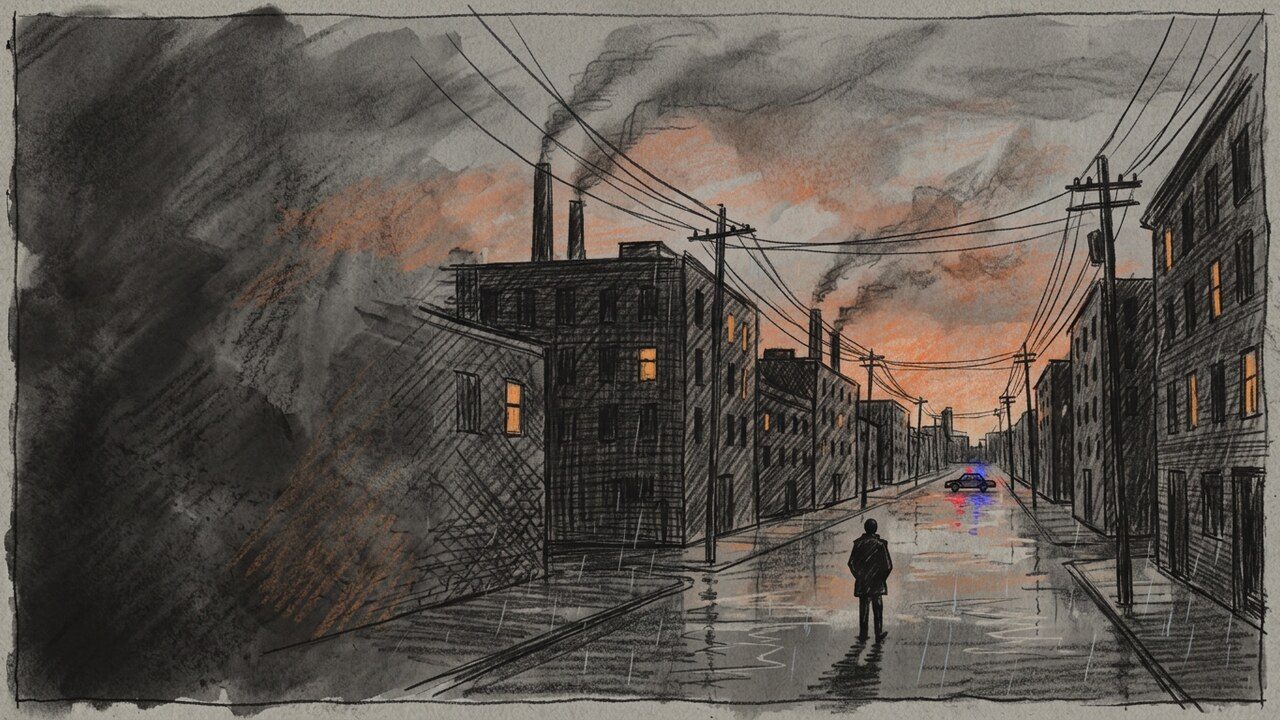
#> input picture trailers/media/city-art.jpg, 1280 x 720 px
$ python make_contact_sheet.py ../trailers/media
#> lines starting #> are read from the running program, lines starting #| are printed output that depends on the picture
#!/usr/bin/env python3
"""Build a labelled contact sheet from captured stills.

The crayon cutscene loop's review surface: one PNG a human (or a vision model)
can judge in a pull request — every still captioned with its capture time on
paper stock, in the spirit of cinematics/scripts/sheet.mjs but dependency-light
and driven by tests/cutscene_capture.gd's output instead of Remotion.

    python3 tools/make_contact_sheet.py build/cutscene-captures/cutscene
    python3 tools/make_contact_sheet.py DIR --out sheet.png --cols 3 --width 640

Reads still_*.png / frame_*.jpg / *.png|*.jpg in DIR (sorted), writes
DIR/contact-sheet.png by default. Exits 2 when there is nothing to sheet.
Requires Pillow (pinned in tools/requirements.txt).
"""

from __future__ import annotations

import argparse
import json
import re
import sys
from pathlib import Path

try:
    from PIL import Image, ImageDraw, ImageFont
except ImportError:  # pragma: no cover - exercised only without Pillow
    sys.exit("make_contact_sheet: Pillow is required (pip install -r tools/requirements.txt)")

PAPER = (0xED, 0xED, 0xE8)
INK = (0x12, 0x12, 0x12)
IMAGE_SUFFIXES = {".png", ".jpg", ".jpeg"}


def find_images(directory: Path) -> list[Path]:
    images = [
        p for p in directory.iterdir()
        if p.is_file() and p.suffix.lower() in IMAGE_SUFFIXES and p.name != "contact-sheet.png"
    ]
    # stills first (they carry times), then frames, then anything else; stable by name
    def key(p: Path):
        rank = 0 if p.stem.startswith("still_") else (1 if p.stem.startswith("frame_") else 2)
        return (rank, p.name)

    return sorted(images, key=key)


def label_for(path: Path) -> str:
    m = re.match(r"still_(\d+(?:\.\d+)?)s$", path.stem)
    if m:
        return f"t = {float(m.group(1)):g}s"
    m = re.match(r"frame_(\d+)$", path.stem)
    if m:
        return f"frame {int(m.group(1))}"
    return path.stem


def load_font(size: int):
    # A bundled monospace is not guaranteed; Pillow's bitmap font always is,
    # but try DejaVu first (present on Ubuntu runners) for legibility.
    for name in ("DejaVuSansMono.ttf", "DejaVuSans.ttf"):
        try:
            return ImageFont.truetype(name, size)
        except OSError:
            continue
    return ImageFont.load_default()


def main() -> int:
    ap = argparse.ArgumentParser(description=__doc__, formatter_class=argparse.RawDescriptionHelpFormatter)
    ap.add_argument("directory", type=Path, help="folder of captured stills (tests/cutscene_capture.gd --out)")
    ap.add_argument("--out", type=Path, default=None, help="output PNG (default: <directory>/contact-sheet.png)")
    ap.add_argument("--cols", type=int, default=3, help="tiles across (default 3)")
    ap.add_argument("--width", type=int, default=640, help="tile width in px (default 640)")
    ap.add_argument("--title", default=None, help="title line (default: capture.json summary or folder name)")
    args = ap.parse_args()

    if not args.directory.is_dir():
        print(f"make_contact_sheet: no such directory: {args.directory}", file=sys.stderr)
        return 2
    images = find_images(args.directory)
    if not images:
        print(f"make_contact_sheet: no stills/frames in {args.directory}", file=sys.stderr)
        return 2

    title = args.title
    if title is None:
        manifest = args.directory / "capture.json"
        if manifest.exists():
            try:
                meta = json.loads(manifest.read_text())
                title = f"{args.directory.name} — {meta.get('secs', '?')}s, {meta.get('viewport', '?')}, {len(images)} image(s)"
            except (ValueError, OSError):
                title = args.directory.name
        else:
            title = args.directory.name

    cols = max(1, args.cols)
    tile_w = max(64, args.width)
    label_h, pad, title_h = 26, 12, 44

    tiles: list[tuple[Image.Image, str]] = []
    for path in images:
        img = Image.open(path).convert("RGB")
#> img is the input picture: PIL image 1280x720 RGB; mean R, G, B 91.8, 85.1, 78.4
        tile_h = round(img.height * tile_w / img.width)
#> tile_h = 360
        tiles.append((img.resize((tile_w, tile_h)), label_for(path)))

    tile_h = max(t.height for t, _ in tiles)
    rows = (len(tiles) + cols - 1) // cols
#> rows = 1
    sheet_w = cols * tile_w + (cols + 1) * pad
    sheet_h = title_h + rows * (tile_h + label_h) + (rows + 1) * pad
#> sheet_h = 454
    sheet = Image.new("RGB", (sheet_w, sheet_h), PAPER)
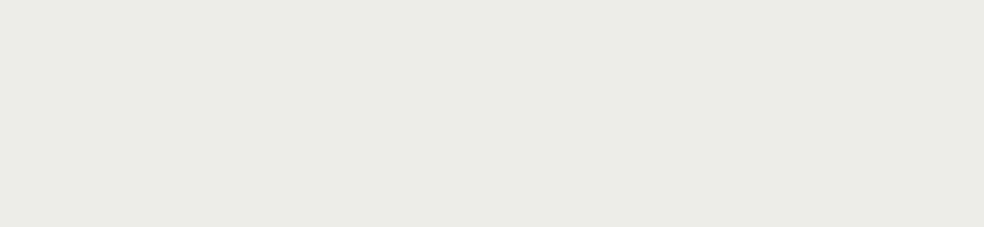
#> sheet: PIL image 1968x454 RGB (shown at 1/2 size); mean R, G, B 237, 237, 232
    draw = ImageDraw.Draw(sheet)
    draw.text((pad, 12), title, fill=INK, font=load_font(18))

    for i, (tile, label) in enumerate(tiles):
        r, c = divmod(i, cols)
        x = pad + c * (tile_w + pad)
        y = title_h + pad + r * (tile_h + label_h + pad)
        sheet.paste(tile, (x, y))
        draw.rectangle([x, y, x + tile_w - 1, y + tile_h - 1], outline=INK, width=2)
        draw.text((x + 4, y + tile_h + 5), label, fill=INK, font=load_font(15))
#> this loop made 2 passes
#> (label, r, c, x, y) on passes 1 to 2: ('city-art', 0, 0, 12, 56), ('election-prototype', 0, 1, 664, 56)
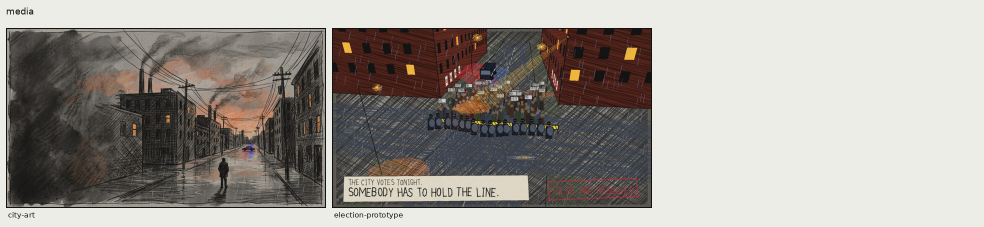
#> sheet: PIL image 1968x454 RGB (shown at 1/2 size); mean R, G, B 159.6, 154.6, 149.4

    out = args.out or (args.directory / "contact-sheet.png")
    sheet.save(out)
    print(f"make_contact_sheet: {len(tiles)} tile(s), {cols}x{rows} -> {out} ({sheet_w}x{sheet_h})")
#| make_contact_sheet: 2 tile(s), 3x1 -> ../trailers/media/contact-sheet.png (1968x454)
    return 0


if __name__ == "__main__":
    raise SystemExit(main())
#> (the program exits here)
